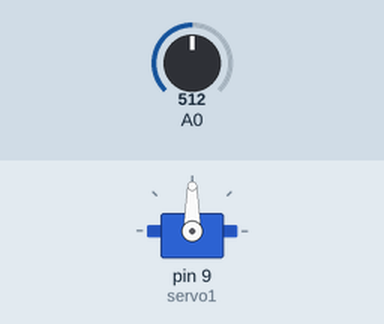
Bench run of a sketch on a simulated Arduino Uno, built with avr-gcc and run on an emulated ATmega328P. Parts: servo. Inputs (shaded band) come from the test bench; at power-on: A0 = 512.

Above: at 1.2 s.
1.3 s: A0 set to 716
At 2.4 s:
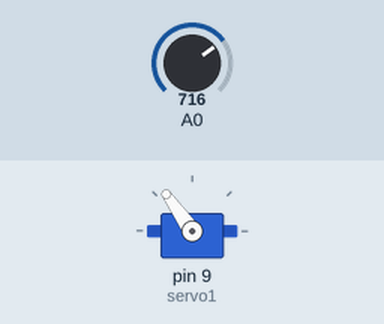
2.8 s: A0 set to 900
At 3.6 s:
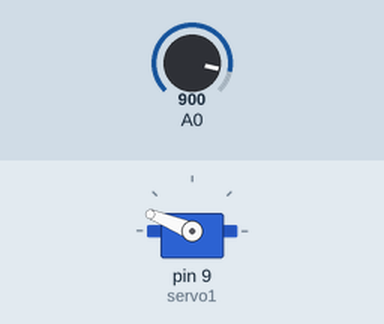
4.3 s: A0 set to 1023
At 4.7 s:
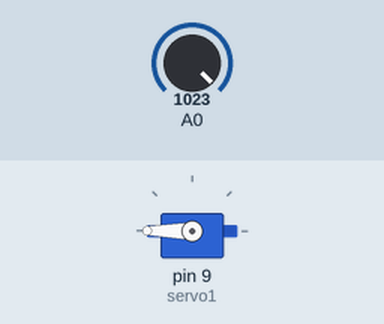
5.8 s: A0 set to 306
At 7.0 s:
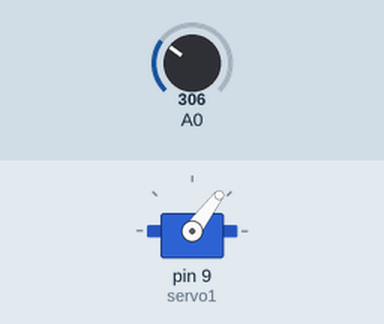
7.3 s: A0 set to 122
At 8.2 s:
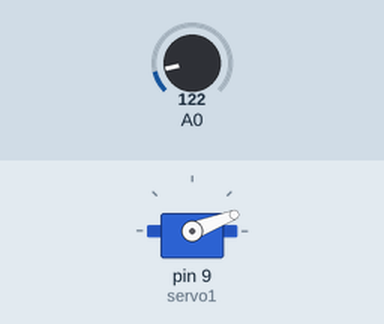
Timing chart, 0 to 9.8 s (numbered marks = the images above; inputs shaded):
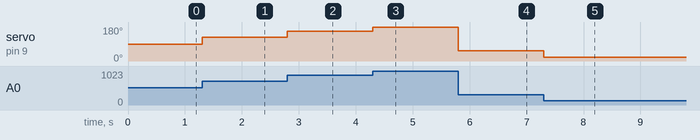

Measured:
- after the input at 1.3 s, servo on pin 9 (servo1): 90° → 125° at once
- after the input at 2.8 s, servo on pin 9 (servo1): 125° → 158° at once
- after the input at 4.3 s, servo on pin 9 (servo1): 158° → 180° at once
- after the input at 5.8 s, servo on pin 9 (servo1): 180° → 53° at once
- after the input at 7.3 s, servo on pin 9 (servo1): 53° → 21° at once

The sketch:

servo.ino
```cpp
#include <Servo.h>

int angle = 0;
Servo servo1;
void setup()
{
  servo1.attach(9);


}

void loop()
{
  int stat = analogRead(A0);
  angle = map(stat, 0, 1023, 0, 180);

  if (stat !=0)
  {
  servo1.write(angle);
    delay(1);
  }

}
```
